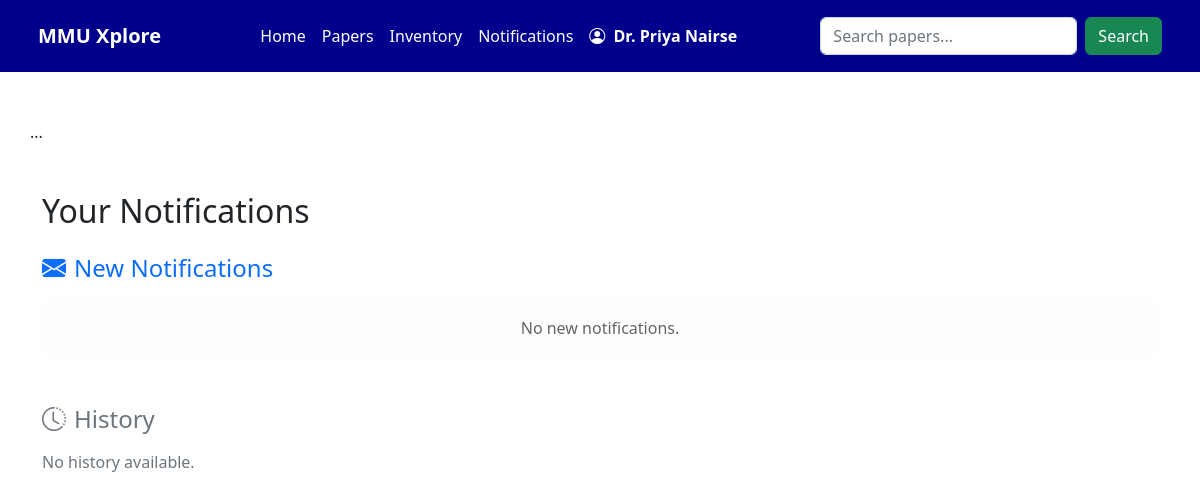
/notifications_page/ (signed in), run on an earlier commit of the app's database.
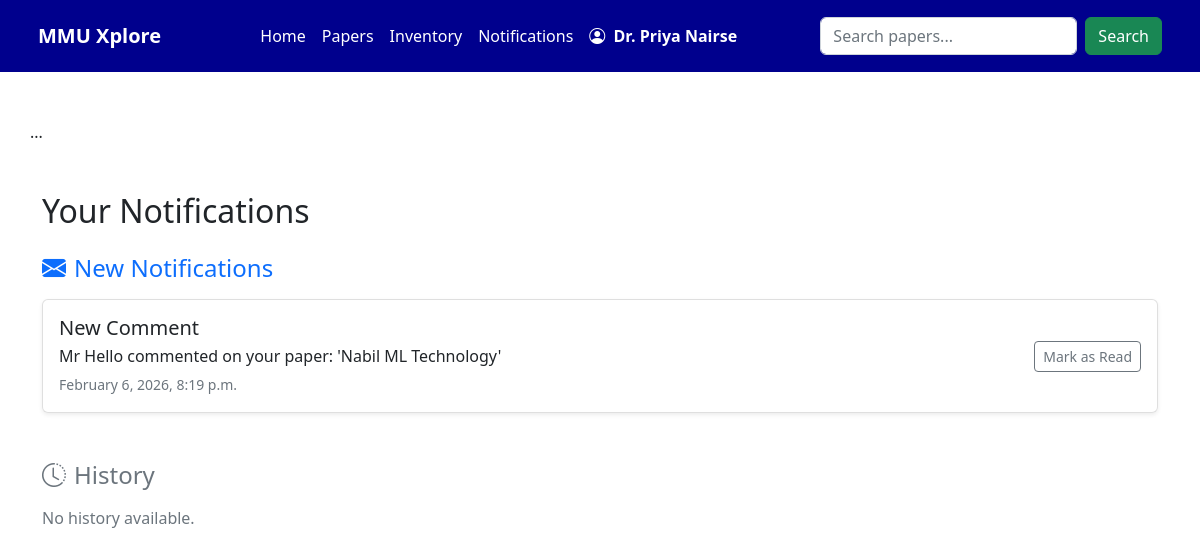
And on a later commit of the database.
### myapp/models.py (models this page shows, shortened)
class Notification(models.Model):
    notify_id = models.AutoField(primary_key=True)
    user_id = models.ForeignKey(User, on_delete=models.CASCADE, related_name='notifications') #recipient id
    notify_title = models.CharField(max_length=100)
    notify_message = models.TextField()
    created_at = models.DateTimeField(auto_now_add=True)
    sender_id = models.ForeignKey(User, on_delete=models.CASCADE, blank=True, null=True)

### myapp/views.py (the view)
# urls.py: path('notifications_page/', views.notification_page, name='notification_page'),
def notification_page(request):
    user_name = request.session.get('user_name', 'Guest')
    user_id = request.session.get('user_id')
    read_ids = request.session.get('read_notifications', [])
    unread_notifications = []
    read_notifications = []
    if user_id:
        all_notifications = Notification.objects.filter(user_id_id=user_id).order_by('-created_at')
        unread_notifications = [n for n in all_notifications if n.notify_id not in read_ids]
        read_notifications = [n for n in all_notifications if n.notify_id in read_ids]
    return render(request, 'notification_page.html', {
        'user_name': user_name,
        'unread_notifications': unread_notifications,
        'read_notifications': read_notifications,
        'user_id': user_id
    })

### myapp/views.py (called while the page is built)
def notification_context(request):
    user_name = request.session.get('user_name', 'Guest')
    user_id = request.session.get('user_id')
    read_ids = request.session.get('read_notifications', [])
    notifications = [] # This will essentially be "unread_notifications" for the navbar
    if user_id:
        all_notifs = Notification.objects.filter(user_id_id=user_id).order_by('-created_at')
        notifications = [n for n in all_notifs if n.notify_id not in read_ids]
    elif user_name != 'Guest':
         user = User.objects.filter(fullname=user_name).first()
         if user:
             all_notifs = Notification.objects.filter(user_id=user).order_by('-created_at')
             notifications = [n for n in all_notifs if n.notify_id not in read_ids]
    return {'notifications': notifications}

### myapp/templates/notification_page.html (shortened to what this page needs)
<!DOCTYPE html>
<html lang="en">
<head>
    <link href="https://cdn.jsdelivr.net/npm/bootstrap@5.2.3/dist/css/bootstrap.min.css" rel="stylesheet"
>
    <link rel="stylesheet" href="https://cdn.jsdelivr.net/npm/bootstrap-icons@1.11.1/font/bootstrap-icons.css">
</head>
<body>
    {% include 'components/student_navbar.html' %}
    <div class="container mt-5">
        <h2 class="mb-4">Your Notifications</h2>
        <h4 class="text-primary mb-3"><i class="bi bi-envelope-fill me-2"></i>New Notifications</h4>
        {% if unread_notifications %}
        <div class="list-group mb-5 shadow-sm">
            {% for notification in unread_notifications %}
            <div class="list-group-item d-flex justify-content-between align-items-center p-3">
                <div>
                    <h5 class="mb-1">{{ notification.notify_title }}</h5>
                    <p class="mb-1">{{ notification.notify_message }}</p>
                    <small class="text-muted">{{ notification.created_at|date:"F j, Y, g:i a" }}</small>
                </div>
                <a href="{% url 'mark_notification_read' notification.notify_id %}"
                    class="btn btn-outline-secondary btn-sm">Mark as Read</a>
            </div>
            {% endfor %}
        </div>
        {% else %}
        <div class="alert alert-light text-center mb-5" role="alert">
            No new notifications.
        </div>
        {% endif %}
        <h4 class="text-secondary mb-3"><i class="bi bi-clock-history me-2"></i>History</h4>
        {% if read_notifications %}
        <div class="list-group mb-5">
            {% for notification in read_notifications %}
            <div class="list-group-item d-flex justify-content-between align-items-center p-3 bg-light text-muted">
                <div>
                    <h6 class="mb-1">{{ notification.notify_title }}</h6>
                    <p class="mb-1 small">{{ notification.notify_message }}</p>
                    <small>{{ notification.created_at|date:"F j, Y, g:i a" }}</small>
                </div>
            </div>
            {% endfor %}
        </div>
        {% else %}
        <p class="text-muted">No history available.</p>
        {% endif %}
    </div>
</body>
</html>

### myapp/templates/components/student_navbar.html (shortened to what this page needs)
<nav class="navbar navbar-expand-lg" style="background-color: rgb(0, 0, 141);">
    <div class="container p-2">
        <a class="navbar-brand fw-bold text-white" href="/">MMU Xplore</a>
        <div class="collapse navbar-collapse" id="navbarContent">
            <ul class="navbar-nav mx-auto mb-2 mb-lg-0">
                <li class="nav-item">
                    <a class="nav-link text-white" href="/">Home</a>
                </li>
                <li class="nav-item">
                    <a class="nav-link text-white" href="/researchpaper">Papers</a>
                </li>
                <li class="nav-item">
                    <a class="nav-link text-white" href="/inventory_page">Inventory</a>
                </li>
                <li class="nav-item">
                    <a class="nav-link text-white" href="{% url 'notification_page' %}">Notifications</a>
                </li>
                <li class="nav-item">
                    {% if user_name != 'Guest' %}
                        <a class="nav-link text-white fw-semibold" href="#" data-bs-toggle="modal" data-bs-target="#profileModal">
                            <i class="bi bi-person-circle me-1"></i> {{ user_name }}
                        </a>
                    {% else %}
                        <a class="nav-link text-white" href="/signup">Sign Up</a>
                    {% endif %}
                </li>
            </ul>
            <form class="d-flex" method="GET" action="{% url 'search_paper' %}">
                <input class="form-control me-2" type="search" name="search_query"
                       value="{{ search_query|default:'' }}" placeholder="Search papers..." aria-label="Search">
                <button class="btn btn-success" type="submit">Search</button>
            </form>
        </div>
    </div>
</nav>
<div class="container mt-5">
    <div class="row">
        ...
    </div>
</div>

What changed in the data, as far as the page shows it:
added Notification: notify_title "New Comment", notify_message "Mr Hello commented on your paper: 'Nabil ML Technology'", created_at "February 6, 2026, 8:19 p.m."
Also different on the page:
text no longer shown: "No new notifications."
